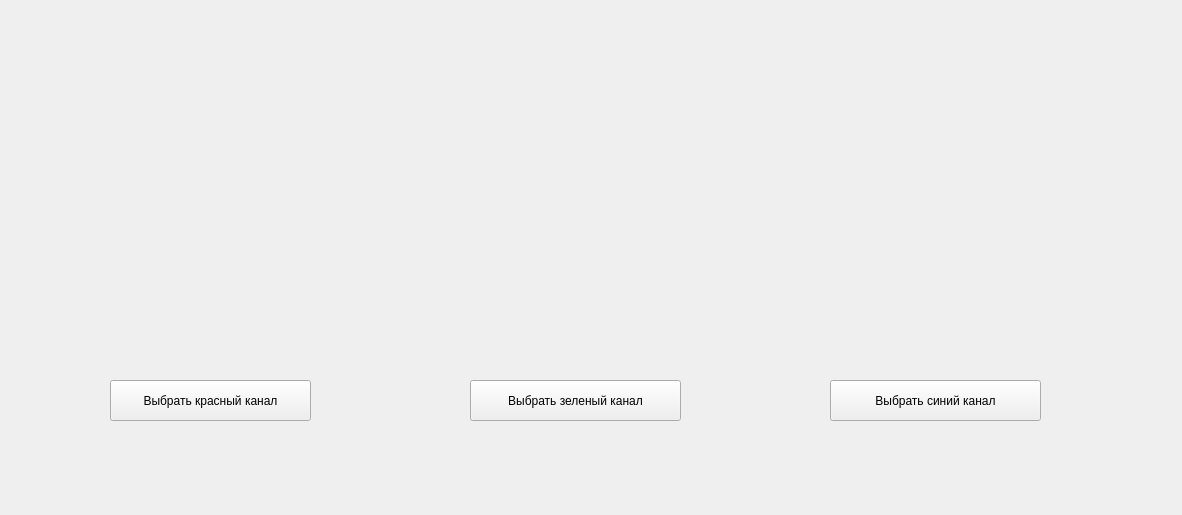
<?xml version="1.0" encoding="UTF-8"?>
<ui version="4.0">
 <class>Form</class>
 <widget class="QWidget" name="Form">
  <property name="geometry">
   <rect>
    <x>0</x>
    <y>0</y>
    <width>1182</width>
    <height>515</height>
   </rect>
  </property>
  <property name="windowTitle">
   <string>Form</string>
  </property>
  <widget class="QLabel" name="red_label">
   <property name="geometry">
    <rect>
     <x>50</x>
     <y>70</y>
     <width>320</width>
     <height>240</height>
    </rect>
   </property>
   <property name="text">
    <string/>
   </property>
  </widget>
  <widget class="QLabel" name="green_label">
   <property name="geometry">
    <rect>
     <x>420</x>
     <y>70</y>
     <width>320</width>
     <height>240</height>
    </rect>
   </property>
   <property name="text">
    <string/>
   </property>
  </widget>
  <widget class="QLabel" name="blue_label">
   <property name="geometry">
    <rect>
     <x>780</x>
     <y>70</y>
     <width>320</width>
     <height>240</height>
    </rect>
   </property>
   <property name="text">
    <string/>
   </property>
  </widget>
  <widget class="QPushButton" name="red_channel">
   <property name="geometry">
    <rect>
     <x>110</x>
     <y>380</y>
     <width>201</width>
     <height>41</height>
    </rect>
   </property>
   <property name="text">
    <string>Выбрать красный канал</string>
   </property>
  </widget>
  <widget class="QPushButton" name="green_channel">
   <property name="geometry">
    <rect>
     <x>470</x>
     <y>380</y>
     <width>211</width>
     <height>41</height>
    </rect>
   </property>
   <property name="text">
    <string>Выбрать зеленый канал</string>
   </property>
  </widget>
  <widget class="QPushButton" name="blue_channel">
   <property name="geometry">
    <rect>
     <x>830</x>
     <y>380</y>
     <width>211</width>
     <height>41</height>
    </rect>
   </property>
   <property name="text">
    <string>Выбрать синий канал</string>
   </property>
  </widget>
 </widget>
 <resources/>
 <connections/>
</ui>
